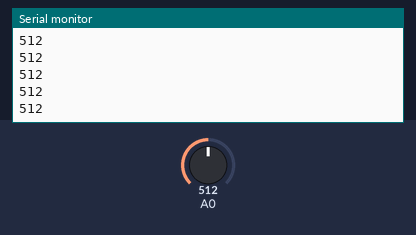
The sketch below on a simulated Arduino Uno, built with avr-gcc and run on an emulated ATmega328P. On the bench: the last lines printed to the serial monitor. The test bench sets the inputs (shaded band); at power-on: A0 = 512.

Above: at 1.2 s.
1.3 s: A0 set to 716
At 2.1 s:
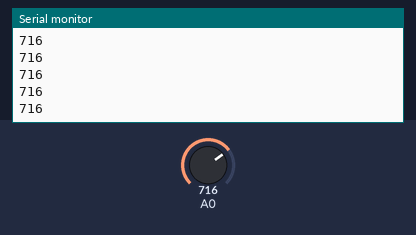
2.8 s: A0 set to 900
At 3.7 s:
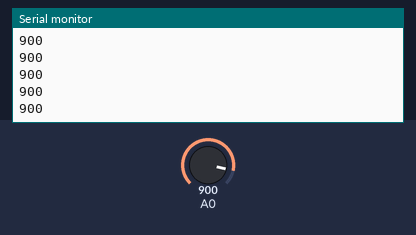
Timing chart, 0 to 5.8 s (numbered marks = the images above; inputs shaded):
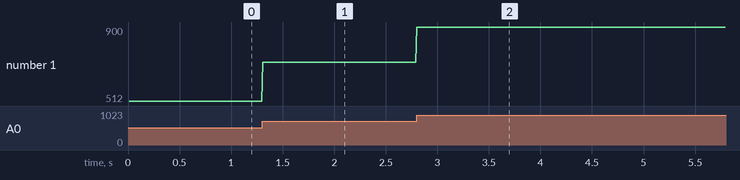

Measured:
- after the input at 1.3 s, the serial monitor: prints a new line at once (image 1)
- after the input at 2.8 s, the serial monitor: prints a new line at once (image 2)
- plotted number 1: 512 → 716 after the input at 1.3 s, 716 → 900 after the input at 2.8 s

The sketch:

nadajnik_analogowy.ino
```cpp
/*
  Minimalny przyklad zrodla: odczyt A0 Arduino Uno / Nano, okolo 100 Hz.
  Wejscie A0 musi otrzymywac napiecie w zakresie 0..5 V, wspolna masa.
  Serial wysyla liczby 0..1023, nie wolty. Nie podlaczaj elektrod do A0.
  D1 (TX) przez dzielnik 5 V -> 3,3 V do GP1 Pico.
*/
#include <Arduino.h>

const uint32_t SAMPLE_PERIOD_MS = 10;
uint32_t lastSampleAt = 0;

void setup() {
  Serial.begin(115200);
  pinMode(A0, INPUT);
  lastSampleAt = millis();
}

void loop() {
  const uint32_t now = millis();
  if (uint32_t(now - lastSampleAt) < SAMPLE_PERIOD_MS) return;
  lastSampleAt = now;
  Serial.println(analogRead(A0));
}
```
